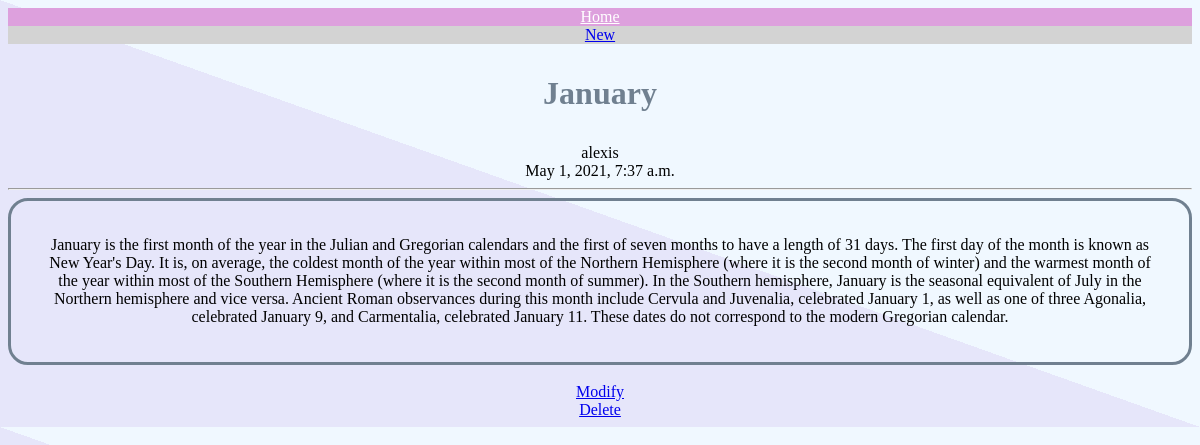
The app's page /blog/6 with its own data.
### blog/models.py (models this page shows, shortened)
class Blog(models.Model):
    subject = models.CharField(max_length=200)
    author = models.CharField(max_length=100)
    date = models.DateTimeField()
    content = models.TextField()

### blog/views.py (the view)
# urls.py: path('<str:content_id>', detail, name="detail"),
def detail(request,content_id):
    blog = get_object_or_404(Blog, pk = content_id)
    return render(request, 'detail.html', {'blog':blog})

### blog/templates/detail.html (shortened to what this page needs)
<!DOCTYPE html>
<html>
{% extends 'base.html' %}
{% block content %}
    <h1>{{blog.subject}}</h1>
    {{blog.author}}
    <br>
    {{blog.date}}
    <hr>
    <div id="content">
        {{blog.content}}
    </div>
    <br>
    <a href="{% url 'edit' blog.id %}">Modify</a>
    <br>
    <a href="{% url 'delete' blog.id %}">Delete</a>
{% endblock %}

### thirdproject/templates/base.html (style rules this page uses)
body { text-align: center; background: linear-gradient(to bottom left, aliceblue 50%, lavender 50%); font-family: fantasy; }
#content { border: solid; border-color:slategrey; border-radius: 20px; padding: 3%; }
h1 { color:slategrey; padding: 10px; }

### records on screen
Blog: subject "January", author "alexis", date "May 1, 2021, 7:37 a.m.", content "January is the first month of the year in the Julian and Gregorian calendars and the first of seven months to have a length of 31 days. The first day of the month is known as New Year's Day. It is, on average, the coldest month of the year within most of the Northern Hemisphere (where it is the second month of winter) and the warmest month of the year within most of the Southern Hemisphere (where it is the second month of summer). In the Southern hemisphere, January is the seasonal equivalent of July in the Northern hemisphere and vice versa. Ancient Roman observances during this month include Cervula and Juvenalia, celebrated January 1, as well as one of three Agonalia, celebrated January…"
